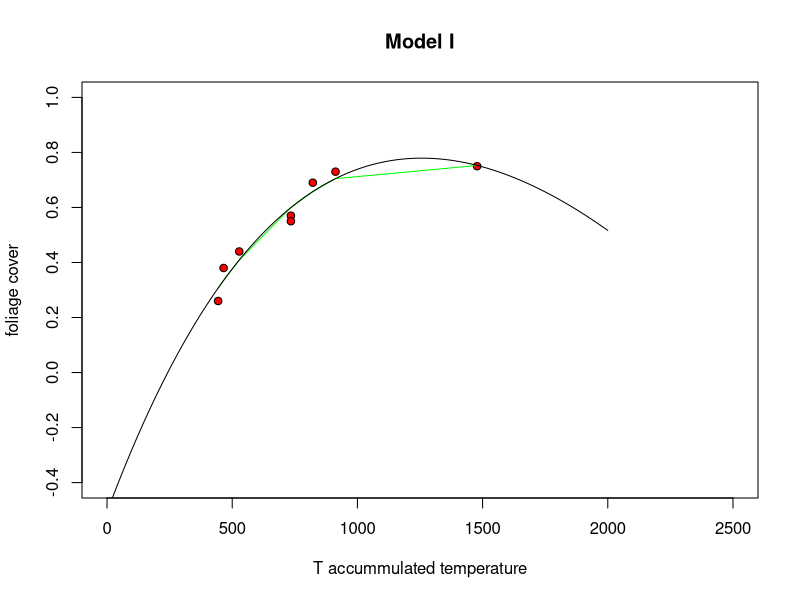

Generate this figure with R:
library('minpack.lm');
library("optimx")
library('ggplot2');


optima = function(start1, w, fc)
{
  ## Optim
  w.optx <- optimx(par=start1, fn=fc, mydata=w, 
                   control=list(all.methods=TRUE, save.failures=TRUE, maxit=1000))
  return(w.optx)
}

rhsfit <- function(varray, mydata) 
{
  y.pred = varray[1] + (varray[2] * mydata$x) + (varray[3] *(exp(-varray[4]*mydata$x)));
  RSS = sum((mydata$y -  y.pred)^2);
}

# Effect of Soil water stress
# Richter et al. Agricultural and forest, 109 (2001)
# DAW = Daily available water content Qi et al
# AWC = Available water content
soilWaterStress = function (DAW, AWC)
{
  Oth = 0.02; #(Sinclair (1986))
  fdt = 6:12; #(Richter)
  Orel = DAW / AWC;
  fstress = (2 / (1 + exp(-fdt * (Orel - Oth)))) - 1;
  return(fstress);
  
}

# Rooting depth (D)
# Dsowing = Sowing depth fixed
# T = daily air temperature above 3C
# l0 = sum of the lenght of epycol
# B0 = initial relative growth
# S Rate of change with B0 to 0 = 0.002715
# T0 = 120
rootingDepth = function()
{
  Dsowing = 0.02;
  l0 = 0.0491;
  B0 = 0.00935;
  S = 0.002715;
  T0 = 120;

  D = Dsowing + l0*exp((B0/S)*(1-exp(-S*(T-T0))));
  
}


# Quantitative effect of fstress on y (f on A. Qi)
effectofSWSfitYield = function(fstress)
{
  p = list()
  v0 = 0.005866;
  umin0 = -0.000169;
  p$umin = umin0*(2 - fstress);
  p$v = v0*(1 + 0.1*(1 - fstress));
  return(p);
}
  

apparentGrowthRate = function()
{
  
  dydt = By - dy

}


relativeGrowthRate = function()
{
  tmax = t0 - (1/k) * log(-umin / (u0 - umin));
  u = umin * (1 -exp(-k*(t-tmax)));
  plot(t, u, xlab= 'time')
}


relativeGrowthRate = function()
{
  
  ymax = y0 * exp((u0/k) - ((umin/k) * (log(-umin / (u0 - umin)))));
  y = ymax * exp((umin*(t-tmax)) - ((umin / k) * (1 - (exp(-k*(t-tmax))))));
  plot(t, y, xlab= 'time')
}

roCrelativeGrowthRate = function()
{
  
  dudt = -k(u - umin)
  
}

# Extract parameters from Model I 
# model = Fitted model
# Return umin and tmax
extractParam = function(model)
{
  p = list();
  p$umin = coef(model)[2];
  p$tmax = (1/coef(model)[4]) * log((coef(model)[4] * coef(model)[3]) / coef(model)[2]);
  return(p);
}



# Foliage Cover, Model I
# ydat = yield
# tdat = accumulated temperature
# Wekker and Jaggard. Annals of Botany 79 (1997) 
fitYield = function(ydat, tdat)
{
  wdata = data.frame(y=ydat, x=tdat);
  eunsc = ydat ~ A + B*tdat + C*(exp(-v*tdat)); # Equation
  
  # Transform to linear
  # log(y -A)  = log(Bt) + log(C) - vt;
  
  A.0 = min(wdata$y) * 0.5;
  model.0 = lm(log(y - A.0) ~ x, data=wdata);
  start1 = c(A = A.0, B = 1, C = exp(coef(model.0)[[1]]), v=coef(model.0)[[2]]); 
  
  # v is K in Werker
  optx = optima(start1, wdata, rhsfit);
  o = nlsLM(eunsc, 
            start=list(A = start1[1], B = start1[2], C = start1[3], v = start1[4]), trace = TRUE);
  
  A = coef(o)[1]; B = coef(o)[2]; C = coef(o)[3]; v = coef(o)[4] 
  plot(tdat, ydat, xlab = 'T accummulated temperature', 
       ylab = 'foliage cover', main='Model I', ylim=range(-0.4,1), xlim=range(0,2500), pch=21, bg='red');
  lines(tdat, predict(o), col='green')
  
  x = 0:2000;
  yeq = ydat ~ A + B*x + C*(exp(-v*x));
  y = eval(parse(text=yeq))
  lines(x,y);
  return(o)
}


ydat = c(0.75, 0.73, 0.69, 0.57, 0.55, 0.44, 0.38, 0.26);
tdat = c(1478.125, 912.5,821.875,734.375,734.375,528.125,465.625,443.75);
fm= fitYield(ydat, tdat);
